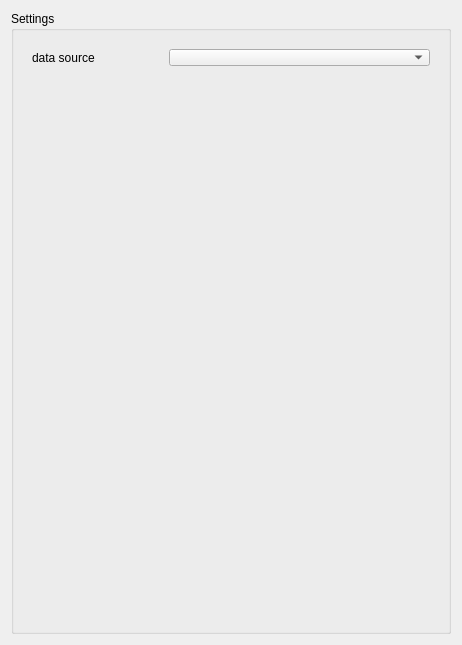
<?xml version="1.0" encoding="UTF-8"?>
<ui version="4.0">
 <class>Form</class>
 <widget class="QWidget" name="Form">
  <property name="geometry">
   <rect>
    <x>0</x>
    <y>0</y>
    <width>462</width>
    <height>645</height>
   </rect>
  </property>
  <property name="windowTitle">
   <string>Form</string>
  </property>
  <layout class="QVBoxLayout" name="verticalLayout_2">
   <item>
    <widget class="QGroupBox" name="groupBox">
     <property name="enabled">
      <bool>true</bool>
     </property>
     <property name="title">
      <string>Settings</string>
     </property>
     <layout class="QVBoxLayout" name="verticalLayout">
      <item>
       <widget class="QWidget" name="widget" native="true">
        <property name="maximumSize">
         <size>
          <width>16777215</width>
          <height>35</height>
         </size>
        </property>
        <layout class="QHBoxLayout" name="horizontalLayout" stretch="1,2">
         <item>
          <widget class="QLabel" name="label">
           <property name="text">
            <string>data source</string>
           </property>
          </widget>
         </item>
         <item>
          <widget class="QComboBox" name="comboBox"/>
         </item>
        </layout>
       </widget>
      </item>
      <item>
       <widget class="QStackedWidget" name="stackedWidget">
        <property name="currentIndex">
         <number>0</number>
        </property>
        <widget class="QWidget" name="page">
         <layout class="QVBoxLayout" name="verticalLayout_3"/>
        </widget>
        <widget class="QWidget" name="page_2"/>
       </widget>
      </item>
     </layout>
    </widget>
   </item>
  </layout>
 </widget>
 <resources/>
 <connections/>
</ui>
